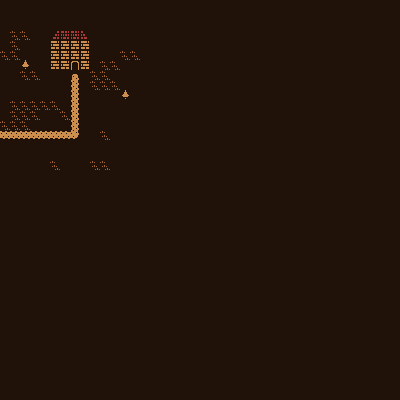

This game map was drawn from its Tiled (.tmx) file and the tilesets committed beside it. A one-line description and the trimmed map source follow:
An orthogonal 40x40 tile map with 10x10 px tiles, 2 tile layers (Base, Collision) and 1 object.

<map version="1.8" tiledversion="1.8.0" orientation="orthogonal" renderorder="right-down" width="40" height="40" tilewidth="10" tileheight="10" infinite="0" nextlayerid="4" nextobjectid="5">
 <tileset firstgid="1" source="Bountiful.tsx" />
 <layer id="1" name="Base" width="40" height="40">
  <data>[1600 cells, 1600 non-empty, 8 distinct tile ids]</data>
 </layer>
 <objectgroup id="3" name="Portals">
  <object id="4" x="0" y="120" width="10" height="30">
   <properties>
    <property name="targetMap" value="overworld.tmx" />
    <property name="targetX" type="int" value="26" />
    <property name="targetY" type="int" value="28" />
   </properties>
  </object>
 </objectgroup>
 <layer id="2" name="Collision" width="40" height="40">
  <data>[1600 cells, 16 non-empty, 5 distinct tile ids]</data>
 </layer>
</map>